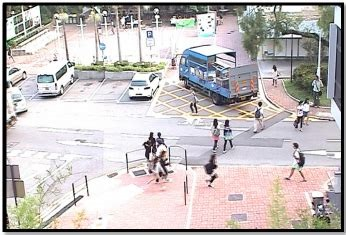
#> input picture exercise-05_Visual Recognition for Humanities/projcv-ss-2021/questions/pedestrian.jpg, 346 x 235 px, found by its file name
$ python main.py
#> lines starting #> are read from the running program, lines starting #| are printed output that depends on the picture; after the words box and inside, x2 and y2 are one past the last pixel; in counts of white or black regions, pixels touching at a corner belong together
### exercise-05_Visual Recognition for Humanities/projcv-ss-2021/code/student.py
'''
@author: Prathmesh R Madhu.
For educational purposes only
'''
# -*- coding: utf-8 -*-
from __future__ import division

import skimage.io
import skimage.feature
from skimage.color import rgb2hsv
import skimage.transform
import skimage.util
import skimage.segmentation as segmentation
import numpy as np


def generate_segments(im_orig, scale, sigma, min_size):
    """
    Task 1: Segment smallest regions by the algorithm of Felzenswalb.
    1.1. Generate the initial image mask using felzenszwalb algorithm
    1.2. Merge the image mask to the image as a 4th channel
    """
    # mask对每一个像素都进行编号
    mask = segmentation.felzenszwalb(im_orig, scale, sigma, min_size)
    seg_img = np.zeros((im_orig.shape[0], im_orig.shape[1], 4))
    seg_img[:, :, :3] = im_orig
    seg_img[:, :, 3] = mask

    return seg_img


def sim_colour(r1, r2):
    """
    2.1. calculate the sum of histogram intersection of colour
    """
    sum = 0
    for a, b in zip(r1["hist_color"], r2["hist_color"]):
        con = np.concatenate(([a], [b]), axis=0)
        sum += np.sum(np.min(con, axis=0))
    return sum

def sim_texture(r1, r2):
    """
    2.2. calculate the sum of histogram intersection of texture
    """
    sum = 0
    for a, b in zip(r1["hist_text"], r2["hist_text"]):
        con = np.concatenate(([a], [b]), axis=0)
        sum += np.sum(np.min(con, axis=0))
    return sum


def sim_size(r1, r2, imsize):
    """
    2.3. calculate the size similarity over the image
    """
    return 1 - (r1["size"] + r2["size"]) / imsize


def sim_fill(r1, r2, imsize):
    """
    2.4. calculate the fill similarity over the image
    """
    # bb is Bounding Box
    bbsize = (
            (max(r1["max_x"], r2["max_x"]) - min(r1["min_x"], r2["min_x"]))
            * (max(r1["max_y"], r2["max_y"]) - min(r1["min_y"], r2["min_y"]))
    )
    return 1.0 - (bbsize - r1["size"] - r2["size"]) / imsize


def calc_sim(r1, r2, imsize):
    return (sim_colour(r1, r2) + sim_texture(r1, r2)
            + sim_size(r1, r2, imsize) + sim_fill(r1, r2, imsize))


def calc_colour_hist(img):
    """
    Task 2.5.1
    calculate colour histogram for each region
    the size of output histogram will be BINS * COLOUR_CHANNELS(3)
    number of bins is 25 as same as [uijlings_ijcv2013_draft.pdf]
    extract HSV
    """
    # input的img已flatten,输入的img参数是每一类别的所有像素点的hsv值

    BINS = 25
    hist = np.zeros((BINS, 3))
    for i in range(3):
        # hist[:, i], _ = np.histogram(img[:, i], bins=BINS, range=(0, 255))
        hist[:, i], _ = np.histogram(img[:, i], bins=BINS, range=(0, 255))
    # L1 normalize
    hist = hist / len(img)
    return hist


def calc_texture_gradient(img):
    """
    Task 2.5.2
    calculate texture gradient for entire image
    The original SelectiveSearch algorithm proposed Gaussian derivative
    for 8 orientations, but we will use LBP instead.
    output will be [height(*)][width(*)]
    Useful function: Refer to skimage.feature.local_binary_pattern documentation
    """
    # LBP是一种可用于纹理分类的不变描述符
    ret = np.zeros_like(img)
    for i in range(3):
        ret[:, :, i] = skimage.feature.local_binary_pattern(img[:, :, i], P=8, R=1)

    return ret


def calc_texture_hist(img):
    """
    Task 2.5.3
    calculate texture histogram for each region
    calculate the histogram of gradient for each colours
    the size of output histogram will be
        BINS * ORIENTATIONS * COLOUR_CHANNELS(3)
    Do not forget to L1 Normalize the histogram
    """
    BINS = 10
    hist = np.zeros((BINS, 3))
    for i in range(3):
        hist[:, i], _ = np.histogram(img[:, i], bins=BINS, range=(0, 1))

    # L1 normalize
    hist = hist / len(img)
    return hist


# 提取区域的尺寸，颜色和纹理特征
def extract_regions(img):
    """
    Task 2.5: Generate regions denoted as datastructure R
    - Convert image to hsv color map
    - Count pixel positions
    - Calculate the texture gradient
    - calculate color and texture histograms
    - Store all the necessary values in R.
    """
    # R记录了该图像每个region的信息：mix_x,min_y,max_x,max_y,size,hist_c,hist_t
    R = {}

    hsv_img = rgb2hsv(img[:, :, :3])

    # Count pixel positions
    # 遍历图片像素点,将每个region最大以及最小的x、y坐标记录在字典R中
    for y in range(img.shape[0]):
        for x in range(img.shape[1]):
            label = img[y, x, 3]

            # initialize a new region
            if label not in R:
                R[label] = {"labels": label, "min_x": x, "max_x": x, "min_y": y, "max_y": y}
            # 改写R字典里的value
            if x > R[label]["max_x"]: R[label]["max_x"] = x
            if y > R[label]["max_y"]: R[label]["max_y"] = y
            if x < R[label]["min_x"]: R[label]["min_x"] = x
            if y < R[label]["min_y"]: R[label]["min_y"] = y

    texture_grad = calc_texture_gradient(img)
    for label in R.keys():
        mask = (img[:, :, 3] == label)
        R[label]["size"] = hsv_img[mask].shape[0]  # hsv_img[mask].shape=(51,3)
        # calculate color and texture histograms
        R[label]["hist_color"] = calc_colour_hist(hsv_img[mask])
        R[label]["hist_text"] = calc_texture_hist(texture_grad[mask])

    return R


# 找邻居 -- 通过计算每个区域与其余的所有区域是否有相交，来判断是不是邻居
def extract_neighbours(regions):
    def intersect(a, b):
        if (a["min_x"] < b["min_x"] < a["max_x"]
            and a["min_y"] < b["min_y"] < a["max_y"]) or (
                a["min_x"] < b["max_x"] < a["max_x"]
                and a["min_y"] < b["max_y"] < a["max_y"]) or (
                a["min_x"] < b["min_x"] < a["max_x"]
                and a["min_y"] < b["max_y"] < a["max_y"]) or (
                a["min_x"] < b["max_x"] < a["max_x"]
                and a["min_y"] < b["min_y"] < a["max_y"]):
            return True
        return False

    # Hint 1: List of neighbouring regions
    # Hint 2: The function intersect has been written for you and is required to check neighbours
    neighbours = []
    ### YOUR CODE HERE ###
    R = list(regions.items()) # [("key", value)]
    for cur, a in enumerate(R[:-1]):  # enumerate()用于迭代，可返回下标和值，即cur是下标，从0开始,遍历R所有region(除最后一个)
        for b in R[cur + 1:]:
            if intersect(a[1], b[1]):  # 拿当前region-a与a之后的所有类别进行比较 # a[0]是key；a[1]是value (因为R转为list)
                neighbours.append((a, b))  # 将是邻居的两个region装进数组中
    return neighbours


def merge_regions(r1, r2):
    new_size = r1["size"] + r2["size"]
    ### YOUR CODE HERE
    rt = {
        "min_x": min(r1["min_x"], r2["min_x"]),
        "min_y": min(r1["min_y"], r2["min_y"]),
        "max_x": max(r1["max_x"], r2["max_x"]),
        "max_y": max(r1["max_y"], r2["max_y"]),
        "size": new_size,
        "hist_color": (r1["hist_color"] * r1["size"] + r2["hist_color"] * r2["size"]) / new_size,
        "hist_text": ( r1["hist_text"] * r1["size"] + r2["hist_text"] * r2["size"]) / new_size,
        "labels": r1["labels"] + r2["labels"]
    }

    return rt


def selective_search(image_orig, scale=1.0, sigma=0.8, min_size=50):
    '''
    Selective Search for Object Recognition" by J.R.R. Uijlings et al.
    :arg:
        image_orig: np.ndarray, Input image
        scale: int, determines the cluster size in felzenszwalb segmentation
        sigma: float, width of Gaussian kernel for felzenszwalb segmentation
        min_size: int, minimum component size for felzenszwalb segmentation

    :return:
        image: np.ndarray,
            image with region label
            region label is stored in the 4th value of each pixel [r,g,b,(region)]
        regions: array of dict
            [
                {
                    'rect': (left, top, width, height),
                    'labels': [...],
                    'size': component_size
                },
                ...
            ]
    '''

    # Checking the 3 channel of input image
    assert image_orig.shape[2] == 3, "Please use image with three channels."
    imsize = image_orig.shape[0] * image_orig.shape[1]

    # Task 1: Load image and get smallest regions. Refer to `generate_segments` function.
    image = generate_segments(image_orig, scale, sigma, min_size)

    if image is None:
        return None, {}

    # Task 2: Extracting regions from image
    # Task 2.1-2.4: Refer to functions "sim_colour", "sim_texture", "sim_size", "sim_fill"
    # Task 2.5: Refer to function "extract_regions". You would also need to fill "calc_colour_hist",
    # "calc_texture_hist" and "calc_texture_gradient" in order to finish task 2.5.
    R = extract_regions(image)  # R有每个region的信息

    # Task 3: Extracting neighbouring information
    # Refer to function "extract_neighbours"
    neighbours = extract_neighbours(R)  # neighbours为所有是邻居的region的集合

    # Calculating initial similarities
    S = {}
    for (ai, ar), (bi, br) in neighbours:
        # ai，bi指的是两个region的key(即label)，ar，br指的是两个region的value(即region信息)
        # S是一个字典，key是两个类别的编号，value是这两个类别的相似度
        S[(ai, bi)] = calc_sim(ar, br, imsize)

    # Hierarchical search for merging similar regions
    while S != {}:
        # Get highest similarity
        # 找到S中相似度最高的两个region的label--i,j
        # sorted函数对S进行排序，[-1][0]指的是取出排序后最后一项（value即相似度最大）的第一个元素（即两个region的label）
        i, j = sorted(S.items(), key=lambda i: i[1])[-1][0]

        # Task 4: Merge corresponding regions. Refer to function "merge_regions"
        t = max(R.keys()) + 1.0  # 新建一个新的区域编号
        R[t] = merge_regions(R[i], R[j])
        # 为什么不删除旧的region????, 后面cnn处理?


        # Task 5: Mark similarities for regions to be removed
        ### YOUR CODE HERE ###
        key_to_delete = []
        for k, v in list(S.items()):
            if (i in k) or (j in k):
                #将S中有类别i和类别j的项目找出来放入key_to_delete数组中
                key_to_delete.append(k)

        # Task 6: Remove old similarities of related regions
        ### YOUR CODE HERE ###
        for k in key_to_delete:
            del S[k]

        # task 5、6的例子: S的key里(1,3)最像，新区域为的label为5. key_to_delete包含(1,2)(1,3)(1,4)(2,3)(2,4)
        # task7要重算(2,5)(4,5)的相似度并放入S

        # Task 7: Calculate similarities with the new region
        ### YOUR CODE HERE ###
        for k in key_to_delete:
            if k != (i, j):
                x = k[0]
                if k[0] is i or k[0] is j:
                    x = k[1]
                S[(t, x)] = calc_sim(R[t], R[x], imsize)
   # while循环结束，已经合并结束，R更新完成

    # Task 8: Generating the final regions from R
    regions = []
    ### YOUR CODE HERE ###
    for k, r in list(R.items()):
        # print("r=",r)
        regions.append({
            'rect': (
                r['min_x'], r['min_y'],
                r['max_x'] - r['min_x'], r['max_y'] - r['min_y']),
            'size': r['size'],
            'labels': r['labels']
        })
    return image, regions

### exercise-05_Visual Recognition for Humanities/projcv-ss-2021/code/main.py
'''
@author: Prathmesh R Madhu.
For educational purposes only
'''

# -*- coding: utf-8 -*-
from __future__ import (
    division,
    print_function,
)

import os
import skimage.data
import matplotlib.pyplot as plt
import matplotlib.patches as mpatches

from student import selective_search

def main():

    # loading a test image from '../data' folder
    image_path = '../data/pedestrian.jpg'
    image = skimage.io.imread(image_path)
#> image is the input picture: shape (235, 346, 3); mean R, G, B 191.9, 186.3, 185.8
    print(image.shape)
#| (235, 346, 3)

    # perform selective search
    image_label, regions = selective_search(
                            image,
                            scale=500,
                            min_size=20
                        )
#> in generate_segments, `mask = segmentation.felzenszwalb(im_orig, scale, sigma, min_size)`:
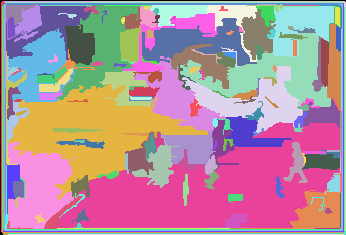
#> mask: shape (235, 346) int64; 182 distinct labels, from 0 to 181; one colour per label, 0 black
#> in generate_segments, `seg_img[:, :, 3] = mask`:
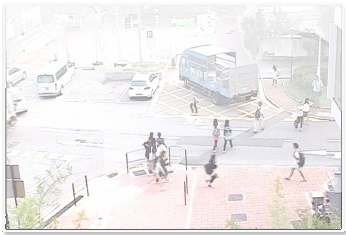
#> seg_img: shape (235, 346, 4) float64; mean R, G, B, A 191.9, 186.3, 185.8, 86.3; transparent parts drawn white
#> in extract_regions, `hsv_img = rgb2hsv(img[:, :, :3])`: hsv_img: shape (235, 346, 3) float64; mean of channels 0, 1, 2 0.4, 0.1, 196
#> after the loop in extract_regions, `for y in range(img.shape[0]):`: R = 182 items
#> the loop in extract_regions, `for label in R.keys():` made 182 passes
#> pass 1, in extract_regions, `mask = (img[:, :, 3] == label)`:
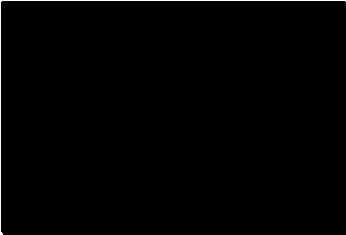
#> mask: shape (235, 346) bool; 0.72% white in thin lines or dots
#> pass 2, in extract_regions, `mask = (img[:, :, 3] == label)`:
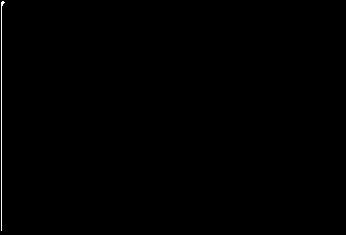
#> mask: shape (235, 346) bool; 0.29% white in thin lines or dots, all inside (x1, y1, x2, y2) = (1, 1, 5, 231)
#> pass 3, in extract_regions, `mask = (img[:, :, 3] == label)`:
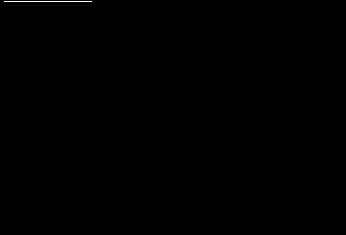
#> mask: shape (235, 346) bool; 0.11% white in thin lines or dots, all inside (x1, y1, x2, y2) = (4, 1, 92, 2)
#> after the loop in extract_neighbours, `for cur, a in enumerate(R[:-1]):`: neighbours = 982 items
#> the loop in selective_search, `while S != {}:` made 181 passes
#> (i, j, new_size in merge_regions) on passes 1 to 3: (53, 97, 2437), (182, 86, 2718), (69, 75, 2478)

    candidates = set()
    for r in regions:
        # excluding same rectangle (with different segments)
        if r['rect'] in candidates:
            continue

        # excluding regions smaller than 2000 pixels
        # you can experiment using different values for the same
        # if r['size'] < 500:
        if r['size'] < 2000:
            continue

        # excluding distorted rects
        x, y, w, h = r['rect']
        if w/h > 1.2 or h/w > 1.2:
            continue

        candidates.add(r['rect'])
#> this loop made 363 passes
#> r on passes 1 to 3: {'rect': (0, 0, 345, 234), 'size': 587, 'labels': 0}, {'rect': (1, 1, 3, 229), 'size': 238, 'labels': 1}, {'rect': (4, 1, 87, 0), 'size': 88, 'labels': 2}

    # Draw rectangles on the original image
    fig, ax = plt.subplots(ncols=1, nrows=1, figsize=(6, 6))
    ax.imshow(image)
    for x, y, w, h in candidates:
        print (x, y, w, h, r['size'])
        rect = mpatches.Rectangle(
            (x, y), w, h, fill=False, edgecolor='red', linewidth=1
        )
        ax.add_patch(rect)
#> this loop made 15 passes
#> (x, y, w, h) on passes 1 to 12: (178, 66, 124, 122), (134, 47, 104, 88), (6, 5, 135, 142), (7, 142, 79, 86), (99, 13, 241, 215), (99, 13, 157, 174), (6, 4, 135, 143), (99, 4, 241, 224), (7, 28, 200, 171), (122, 13, 116, 122), (56, 5, 85, 94), (134, 56, 91, 79)
#| 178 66 124 122 81310
#| 134 47 104 88 81310
#| 6 5 135 142 81310
#| 7 142 79 86 81310
#| 99 13 241 215 81310
#| 99 13 157 174 81310
#| 6 4 135 143 81310
#| 99 4 241 224 81310
#> (further printed lines are left out)
    plt.axis('off')
    # saving the image
    if not os.path.isdir('results/'):
        os.makedirs('results/')
    fig.savefig('results/'+image_path.split('/')[-1])
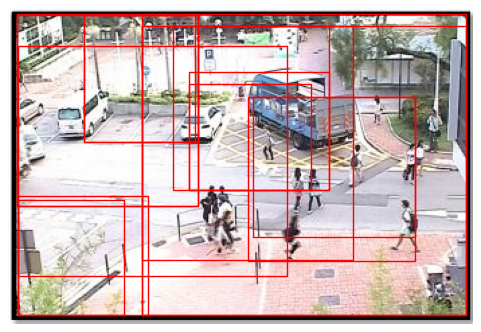
#> figure drawn by matplotlib, 1 panel
    plt.show()


if __name__ == '__main__':
    main()
